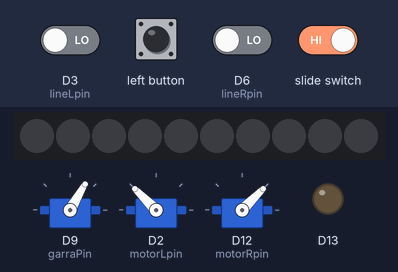
This sketch was run on a simulated Adafruit Circuit Playground Express. Shown: 10 RGB LEDs in strip order, left to right, 3 × servo, output pins drawn as LEDs (lit = HIGH). The inputs (shaded band) are chosen by the test bench; at power-on: D3 (lineLpin) LOW, D6 (lineRpin) LOW.

Above: at 1.2 s.
1.3 s: left button pressed for 0.15 s
At 1.37 s:
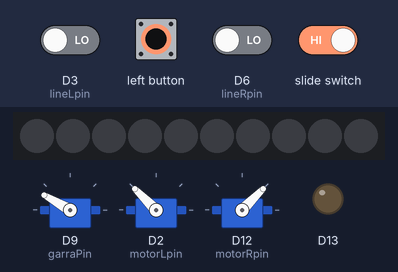
2.9 s: slide switch set LOW
At 3.2 s:
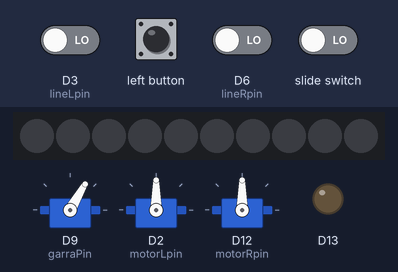
4.4 s: left button pressed for 1 s
At 5.2 s:
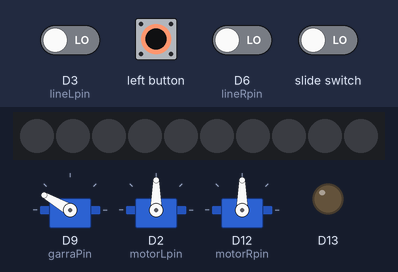
6.9 s: slide switch set HIGH
At 7.5 s:
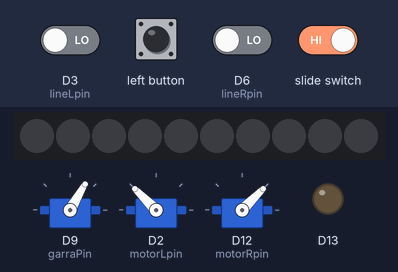
Timing chart, 0 to 9.4 s (numbered marks = the images above; inputs shaded):
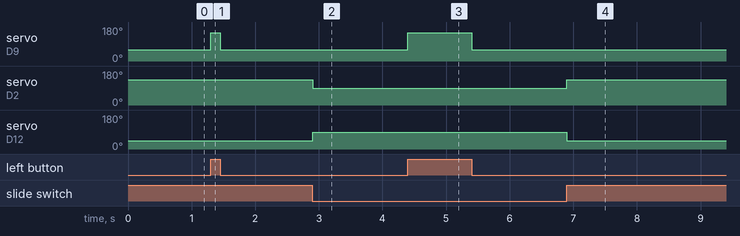

Measured:
- after the input at 1.3 s, servo on D9 (garraPin): 60° → 150° at once, → 60° 0.15 s later
- after the input at 2.9 s, servo on D2 (motorLpin): 135° → 90° at once; servo on D12 (motorRpin): 45° → 90° at once
- after the input at 4.4 s, servo on D9 (garraPin): 60° → 150° at once, → 60° 1.0 s later
- after the input at 6.9 s, servo on D2 (motorLpin): 90° → 135° at once; servo on D12 (motorRpin): 90° → 45° at once

The sketch:

AdeleTestCPClassic.ino
```cpp
#include <Adafruit_Circuit_Playground.h>
#include <Adafruit_CircuitPlayground.h>
#include <Servo.h>

int garraPin = 9;
int motorLpin = 2;
int motorRpin = 12;
int lineLpin = 3;
int lineRpin = 6;

Servo garra;
Servo motorL;
Servo motorR;

bool slideSwitch;

void setup() {
  Serial1.begin(9600); //Set up Bluetooth
  CircuitPlayground.begin();

  pinMode(INPUT, lineLpin);
  pinMode(INPUT, lineRpin);

  garra.attach(garraPin);
  motorL.attach(motorLpin);
  motorR.attach(motorRpin);

  Serial1.println("Starting...");

}

void loop() {
  slideSwitch = CircuitPlayground.slideSwitch();

  if (slideSwitch) {

    motorL.write(90 + 45);
    motorR.write(90 - 45);

  } else {

    motorL.write(90);
    motorR.write(90);

  }

  if (digitalRead(4)) {

    garra.write(150);

  } else {

    garra.write(60);

  }

  if (digitalRead(lineLpin)) {
    Serial1.println("Left");
  }

  if (digitalRead(lineRpin)) {
    Serial1.println("Right");
  }
}
```
